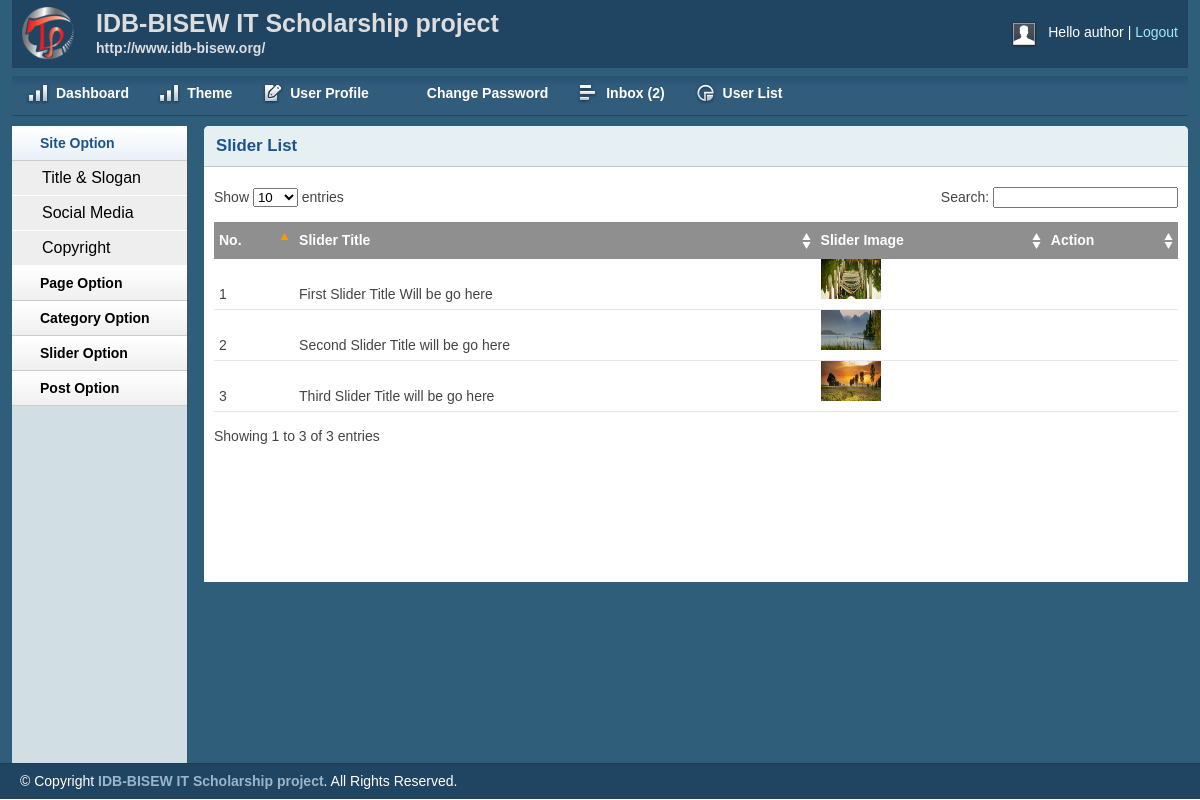
The page /admin/sliderlist.php (signed in) on the database its author committed.
### tables this page shows
CREATE TABLE `tbl_slider` (
  `id` int(11) NOT NULL,
  `title` varchar(255) NOT NULL,
  `image` varchar(255) NOT NULL
);

### lib/Session.php (called while the page is built, shortened)
<?php
class Session {
	public static function get($key){
		if(isset($_SESSION[$key])){
			return $_SESSION[$key];
		}else{
			return false;
		}
	}
}
?>

### lib/Database.php (called while the page is built, shortened)
<?php
Class Database{
	public $host   = DB_HOST;
	public $user   = DB_USER;
	public $pass   = DB_PASS;
	public $dbname = DB_NAME;
	public $link;
	private function connectDB(){
	$this->link = new mysqli($this->host, $this->user, $this->pass, $this->dbname);
 }
	public function select($query){
		$result = $this->link->query($query) or die($this->link->error.__LINE__);
		if($result->num_rows > 0){
			return $result;
		} else {
			return false;
		}
	}
}

### admin/sliderlist.php (the view, shortened to what this page needs)
<?php include 'inc/header.php';?>
<?php include 'inc/sidebar.php';?>
<div class="grid_10">
    <div class="box round first grid">
<h2>Slider List</h2>
<div class="block">
<table class="data display datatable" id="example">
<thead>
	<tr>
		<th>No.</th>
		<th>Slider Title</th>
		<th>Slider Image</th>
		<th>Action</th>
	</tr>
</thead>
<tbody>
<?php
	$query  = "select * from tbl_slider";
	$slider = $db->select($query);
	if($slider){
		$i=0;
		while($result = $slider->fetch_assoc()){
		$i++;
?>
<tr class="odd gradeX">
	<td><?php echo $i;?></td>
	<td><?php echo $result['title'];?></td>
	<td><img src="<?php echo $result['image'];?>" height="40px" width="60px"></td>
	<td>
	</td>
</tr>
<?php } } ?>
</tbody>
</table>
</div>
</div>
</div>
   <?php include 'inc/footer.php';?>

### admin/inc/header.php (shortened to what this page needs)
<?php
include '../lib/Session.php';
?>
<?php include '../lib/Database.php';?>
<?php
$db = new Database();
?>
<!DOCTYPE html>
<html>
<head>
    <link rel="stylesheet" type="text/css" href="css/reset.css" media="screen" />
    <link rel="stylesheet" type="text/css" href="css/text.css" media="screen" />
    <link rel="stylesheet" type="text/css" href="css/grid.css" media="screen" />
    <link rel="stylesheet" type="text/css" href="css/layout.css" media="screen" />
    <link rel="stylesheet" type="text/css" href="css/nav.css" media="screen" />
    <link href="css/table/demo_page.css" rel="stylesheet" type="text/css" />
</head>
<body>
    <div class="container_12">
<div class="grid_12 header-repeat">
    <div id="branding">
        <div class="floatleft logo">
            <img src="img/livelogo.png" alt="Logo" />
		</div>
		<div class="floatleft middle">
			<h1>IDB-BISEW IT Scholarship project</h1>
			<p>http://www.idb-bisew.org/</p>
		</div>
        <div class="floatright">
            <div class="floatleft">
                <img src="img/img-profile.jpg" alt="Profile Pic" /></div>
            <div class="floatleft marginleft10">
                <ul class="inline-ul floatleft">
                    <li>Hello <?php echo Session::get('username')?></li>
                    <li><a href="?action=logout">Logout</a></li>
                </ul>
            </div>
        </div>
    </div>
</div>
<div class="grid_12">
    <ul class="nav main">
        <li class="ic-dashboard"><a href="index.php"><span>Dashboard</span></a> </li>
        <li class="ic-dashboard"><a href="theme.php"><span>Theme</span></a> </li>
        <li class="ic-form-style"><a href="profile.php"><span>User Profile</span></a></li>
		<li class="ic-typography"><a href="changepassword.php"><span>Change Password</span></a></li>
		<li class="ic-grid-tables"><a href="inbox.php"><span>Inbox
        <?php
            $query = "select * from  tbl_contact where status='0' order by id desc";
            $msg = $db->select($query);
            if ($msg) {
               $count = mysqli_num_rows($msg);
               echo "(".$count.")";
            }else{
                echo "0";
            }
        ?>
        </span></a></li>
        <li class="ic-charts"><a href="userlist.php"><span>User List</span></a></li>
    </ul>
</div>

### admin/inc/sidebar.php (shortened to what this page needs)
 <div class="grid_2">
<div class="box sidemenu">
    <div class="block" id="section-menu">
    <ul class="section menu">
       <li><a class="menuitem">Site Option</a>
            <ul class="submenu">
                <li><a href="titleslogan.php">Title & Slogan</a></li>
                <li><a href="social.php">Social Media</a></li>
                <li><a href="copyright.php">Copyright</a></li>
            </ul>
        </li>
     <li><a class="menuitem">Page Option</a>
    </li>
    <li><a class="menuitem">Category Option</a>
    </li>
    <li><a class="menuitem">Slider Option</a>
    </li>
    <li><a class="menuitem">Post Option</a>
    </li>
    </ul>
    </div>
</div>
</div>

### admin/inc/footer.php (shortened to what this page needs)
    </div>
    <div id="site_info">
        <p>
         &copy; Copyright <a href="http://www.idb-bisew.org/">IDB-BISEW IT Scholarship project</a>. All Rights Reserved.
        </p>
    </div>
</body>
</html>

### admin/css/layout.css (style rules this page uses)
body { background: #fff none repeat scroll 0 0; color: #444; font-size: 14px; padding: 0; }
.floatleft { float:left; }
.logo img { margin-top: -15px; width: 52px; }
.middle { margin-left: 22px; margin-top: -14px; }
.middle h1 { color:#ddd;margin:0 }
.middle p { color: #ddd; margin: 0; font-weight: bold; }
.floatright { float:right; }
.inline-ul li { display:inline; color:#fff; }
.marginleft10 { margin-left:10px; }
a { color: #000; font-weight:bold; text-decoration: none; }
.container_12, .container_16 { background:#2E5E79; }
h1, h2, h3, h4, h5, h6 { line-height:1.2em; margin-bottom:.3em; }
h2 { margin-top:1em; }
#branding { font-weight: normal; margin-bottom: 0; padding: 22px 10px 3px; text-align: left; }
.header-repeat { background:url(../img/header-repeat.jpg) repeat-x; }
#branding a { color:#A1EAFF; font-weight:normal; }
#branding a:before { content:" | "; color:#fff; }
#branding ul, #branding ul li { margin:0px; padding:0px; }
#branding li { padding:0px 0px 0px 0px !important; }
.box { background:#fff; margin-bottom:20px; padding:10px 10px 10px 10px; margin-left:-8px; }
.box.grid { padding-bottom:40px; }
.box.round { -moz-border-radius: 5px 5px 0px 0px; -webkit-border-radius: 5px 5px 0px 0px; border-radius: 5px 5px 0px 0px; }
.box h2 { font-size:1.2em; font-weight:bold; color:#1B548D; background:#E6F0F3; margin:-10px -10px 0 -10px; padding:10px 12px; border-bottom:1px solid #B3CBD6; -moz-border-radius: 5px 5px 0px 0px; -webkit-border-radius: 5px 5px 0px 0px; border-radius: 5px 5px 0px 0px; }
.box.first { min-height: 406px; }
.block { padding-top:20px; }
.box.sidemenu { background-color:#D1DEE4; border-right:1px solid #3A5665; padding:0px; margin:0px; cursor:pointer; }
.box.sidemenu .block { padding-top:0px; margin-top:0px; }
p { margin-bottom:1em; }
ul, ol { padding-top:0; }
ul.menu { list-style:none; border-top:1px solid #bbb; }
ul.menu li { margin:0; }
ul.menu li a { display:block; padding:4px 10px; border-bottom:1px solid #ccc; }
ul.menu ul { list-style:none; margin:0; }
ul.menu ul li a { padding-left:30px; }
ul.section { border-top:0; margin-bottom:0; }
ul.section li a { background:url(../img/sidemenu-repeat.jpg) repeat-x; line-height:26px; padding-left:28px; }
ul.section li li a { background:#ddd; border-bottom:1px solid #eee; }
ul.section ul li { text-transform:none; }
ul.section ul.current li a { background: #eee none repeat scroll 0 0; border-bottom: 1px solid #fff; font-size: 16px; font-weight: normal; }
ul.section li a.current { color:#1B548D; background:url(../img/sidemenu-repeat-hover.jpg) repeat-x; }
#site_info { color:#fff; background:#204562; border-top:1px solid #1d3b53; padding-left:20px; }
#site_info p { line-height:35px; margin-bottom:0px; }
#site_info a { color:#9ab6cc; }
.block { padding-bottom:1px; }
table.display { margin: 0 auto; clear: both; width: 100%; }
.sorting_asc { background: #8f8f8f url(../img/table/sort_asc.png) no-repeat center right; padding:8px 5px; text-align:left; color:#fff; }
.sorting { background:#8f8f8f url(../img/table/sort_both.png) no-repeat center right; padding:8px 5px; text-align:left; color:#fff; }
tr.odd { height: 30px; line-height: 30px; border-bottom:1px solid #e6e6e6; }
tr.even { height: 30px; line-height: 30px; border-bottom:1px solid #e6e6e6; }
tr.odd td, tr.even td { padding-left:5px; }

### rows shown on the page
tbl_slider: title "First Slider Title Will be go here", image (picture)
tbl_slider: title "Second Slider Title will be go here", image (picture)
tbl_slider: title "Third Slider Title will be go here", image (picture)

### other values the page prints
Session::get('username') "author"
$count "2"
